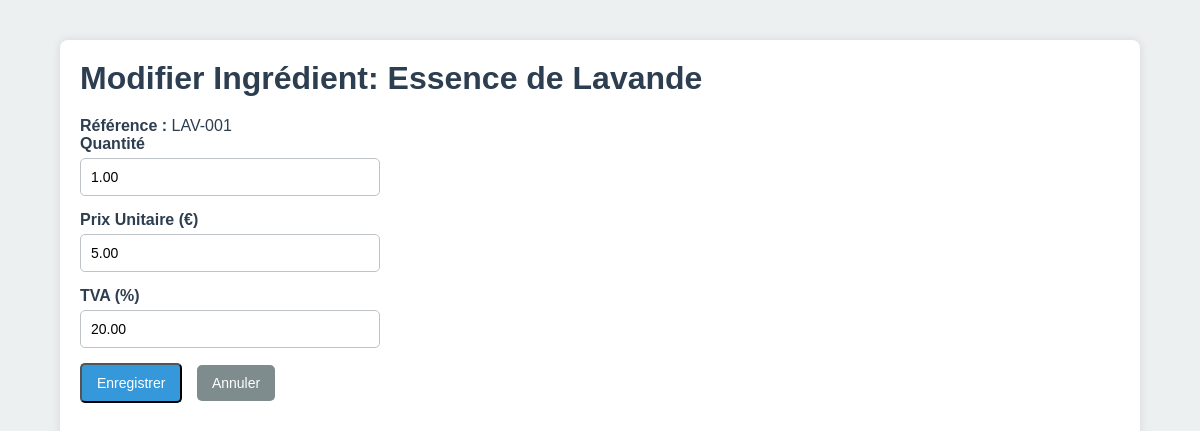
Page /edit_ingredient.php?id=1 (signed in) on the committed database.
### tables this page shows
CREATE TABLE IF NOT EXISTS ingredients (
  id INT AUTO_INCREMENT PRIMARY KEY,
  parfum_id INT NOT NULL,
  name VARCHAR(100) NOT NULL,
  reference VARCHAR(100),
  quantity DECIMAL(10,2) DEFAULT 1.00,
  unit_price DECIMAL(10,2) DEFAULT 5.00,
  tva DECIMAL(4,2) DEFAULT 20.00,
  FOREIGN KEY (parfum_id) REFERENCES parfums(id) ON DELETE CASCADE
);

### src/edit_ingredient.php (the view, shortened to what this page needs)
<?php
$mysqli = new mysqli("db","root","root","plm");
$ingredient_id = $_GET['id'] ?? '';
$stmt = $mysqli->prepare("SELECT parfum_id, name, reference, quantity, unit_price, tva FROM ingredients WHERE id=?");
$stmt->bind_param("i", $ingredient_id);
$stmt->execute();
$stmt->store_result();
$stmt->bind_result($parfum_id, $name, $reference, $quantity, $unit_price, $tva);
?>
<!DOCTYPE html>
<html lang="fr">
<head>
<link rel="stylesheet" href="styles.css">
</head>
<body>
<div class="container">
  <h1>Modifier Ingrédient: <?php echo htmlspecialchars($name); ?></h1>
  <p><strong>Référence :</strong> <?php echo htmlspecialchars($reference); ?></p>
  <form method="post" style="max-width:300px;">
    <div class="form-group">
      <label>Quantité</label>
      <input type="number" step="0.01" name="quantity" value="<?php echo $quantity; ?>" required>
    </div>
    <div class="form-group">
      <label>Prix Unitaire (€)</label>
      <input type="number" step="0.01" name="unit_price" value="<?php echo $unit_price; ?>" required>
    </div>
    <div class="form-group">
      <label>TVA (%)</label>
      <input type="number" step="0.01" name="tva" value="<?php echo $tva; ?>" required>
    </div>
    <button type="submit" class="btn">Enregistrer</button>
    <a href="parfum_detail.php?id=<?php echo $parfum_id; ?>" class="btn btn-secondary">Annuler</a>
  </form>
</div>
</body>
</html>

### src/styles.css (style rules this page uses)
* { margin: 0; padding: 0; box-sizing: border-box; }
body { font-family: Arial, sans-serif; background: #ecf0f1; color: #2c3e50; display: flex; min-height: 100vh; }
h1, h2, h3 { margin-bottom: 20px; color: #2c3e50; }
.container { width: 90%; max-width: 1200px; margin: 40px auto; background: #fff; padding: 20px; border-radius: 8px; box-shadow: 0 0 10px rgba(0,0,0,0.1); }
.btn { display: inline-block; padding: 10px 15px; background: #3498db; color: #fff; text-decoration: none; border-radius: 5px; margin-right: 10px; font-size: 14px; transition: background 0.3s; }
.btn-secondary { background: #7f8c8d; }
a { color: #3498db; text-decoration: none; transition: color 0.3s; }
.form-group { margin-bottom: 15px; }
.form-group label { display: block; margin-bottom: 5px; color: #2c3e50; font-weight: bold; }
.form-group input, .form-group select, .form-group textarea { width: 100%; padding: 10px; border: 1px solid #bdc3c7; border-radius: 5px; font-size: 14px; }

### rows in the picture
ingredients: name "Essence de Lavande", reference "LAV-001", quantity "1.00", unit_price "5.00", tva "20.00"
